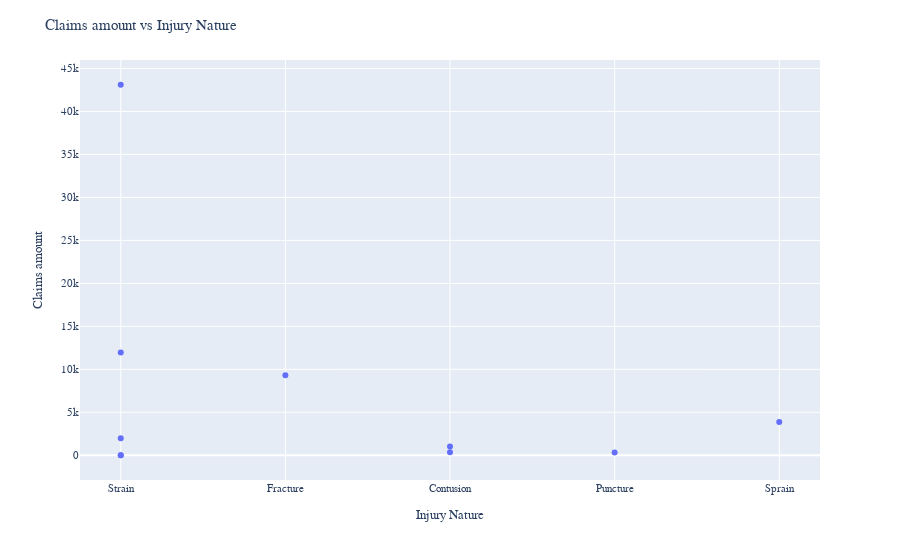

This figure's notebook cell:
### Code cell
# Top 10 causes of injury 
#claims_pt['InjuryNature'].value_counts()[:10].plot(kind='barh')

# The most popular being the Sprain

claims_pt2= px.scatter(claims_pt[:10],x='InjuryNature',y='TotalPaid_End',hover_name="AverageWeeklyWage",hover_data=["BodyPart"])

claims_pt2.update_layout(
    title=" Claims amount vs Injury Nature",
    xaxis_title="Injury Nature",
    yaxis_title="Claims amount",
    font=dict(
        family="Calibri, monospace",
        size=11))     

claims_pt2.show()

### Figure 1 — Plotly figure (JSON) as saved in the notebook; plotly's stock layout.template omitted (floating-point values rounded to 4 significant figures)
{"data": [{"customdata": [["Lower Back Area"], ["Lower Back Area"], ["Hand"], ["Shoulder(S)"], ["Lower Back Area"], ["Lower Leg"], ["Lower Back Area"], ["Finger(S)"], ["Multiple Body Parts (Including Body Systems and Body Parts)"], ["Multiple Body Parts (Including Body Systems and Body Parts)"]], "hoverlabel": {"namelength": 0}, "hovertemplate": "<b>%{hovertext}</b><br><br>InjuryNature=%{x}<br>TotalPaid_End=%{y}<br>BodyPart=%{customdata[0]}", "hovertext": ["639.59", null, "1649", null, "539", null, "302", "755.79", null, "402.9"], "legendgroup": "", "marker": {"color": "#636efa", "symbol": "circle"}, "mode": "markers", "name": "", "showlegend": false, "type": "scatter", "x": ["Strain", "Strain", "Fracture", "Contusion", "Strain", "Puncture", "Strain", "Strain", "Contusion", "Sprain"], "xaxis": "x", "y": ["11947.55", "0", "9295.89", "1026.29", "43108.03", "331.9", "0", "1989.99", "340.97", "3883.12"], "yaxis": "y"}], "layout": {"font": {"family": "Calibri, monospace", "size": 11}, "legend": {"tracegroupgap": 0}, "margin": {"t": 60}, "title": {"text": " Claims amount vs Injury Nature"}, "xaxis": {"anchor": "y", "domain": [0, 1], "title": {"text": "Injury Nature"}}, "yaxis": {"anchor": "x", "domain": [0, 1], "title": {"text": "Claims amount"}}}}
